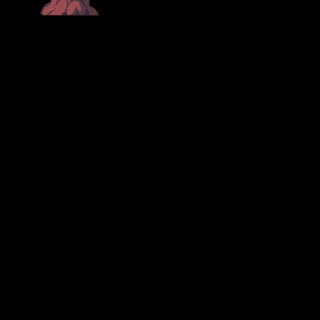

The image is a tile-based game level rendered from a .tmx file. Its description and complete source (layers, tilesets, objects, tile grids) follow:
An orthogonal 20x20 tile map with 16x16 px tiles, 1 tile layer (Tile Layer 1), 2 tilesets.

<map version="1.10" tiledversion="1.11.2" orientation="orthogonal" renderorder="right-down" width="20" height="20" tilewidth="16" tileheight="16" infinite="0" nextlayerid="2" nextobjectid="1">
 <tileset firstgid="1" source="atlas.tsx" />
 <tileset firstgid="337" source="images.tsx" />
 <layer id="1" name="Tile Layer 1" width="20" height="20">
  <data encoding="csv">
411,0,0,0,0,0,0,0,0,0,0,0,0,0,0,0,0,0,0,0,
0,0,0,0,0,0,0,0,0,0,0,0,0,0,0,0,0,0,0,0,
0,0,0,0,0,0,0,0,0,0,0,0,0,0,0,0,0,0,0,0,
0,0,0,0,0,0,0,0,0,0,0,0,0,0,0,0,0,0,0,0,
0,0,0,0,0,0,0,0,0,0,0,0,0,0,0,0,0,0,0,0,
0,0,0,0,0,0,0,0,0,0,0,0,0,0,0,0,0,0,0,0,
0,0,0,0,0,0,0,0,0,0,0,0,0,0,0,0,0,0,0,0,
0,0,0,0,0,0,0,0,0,0,0,0,0,0,0,0,0,0,0,0,
0,0,0,0,0,0,0,0,0,0,0,0,0,0,0,0,0,0,0,0,
0,0,0,0,0,0,0,0,0,0,0,0,0,0,0,0,0,0,0,0,
0,0,0,0,0,0,0,0,0,0,0,0,0,0,0,0,0,0,0,0,
0,0,0,0,0,0,0,0,0,0,0,0,0,0,0,0,0,0,0,0,
0,0,0,0,0,0,0,0,0,0,0,0,0,0,0,0,0,0,0,0,
0,0,0,0,0,0,0,0,0,0,0,0,0,0,0,0,0,0,0,0,
0,0,0,0,0,0,0,0,0,0,0,0,0,0,0,0,0,0,0,0,
0,0,0,0,0,0,0,0,0,0,0,0,0,0,0,0,0,0,0,0,
0,0,0,0,0,0,0,0,0,0,0,0,0,0,0,0,0,0,0,0,
0,0,0,0,0,0,0,0,0,0,0,0,0,0,0,0,0,0,0,0,
0,0,0,0,0,0,0,0,0,0,0,0,0,0,0,0,0,0,0,0,
0,0,0,0,0,0,0,0,0,0,0,0,0,0,0,0,0,0,0,0
</data>
 </layer>
</map>
